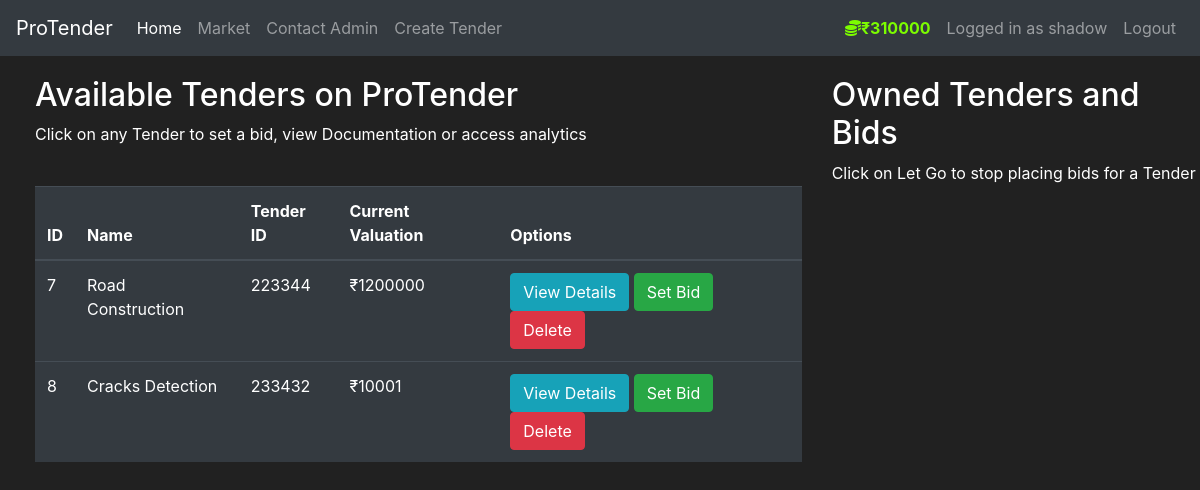
Page /market/ (signed in) on the earlier database version.
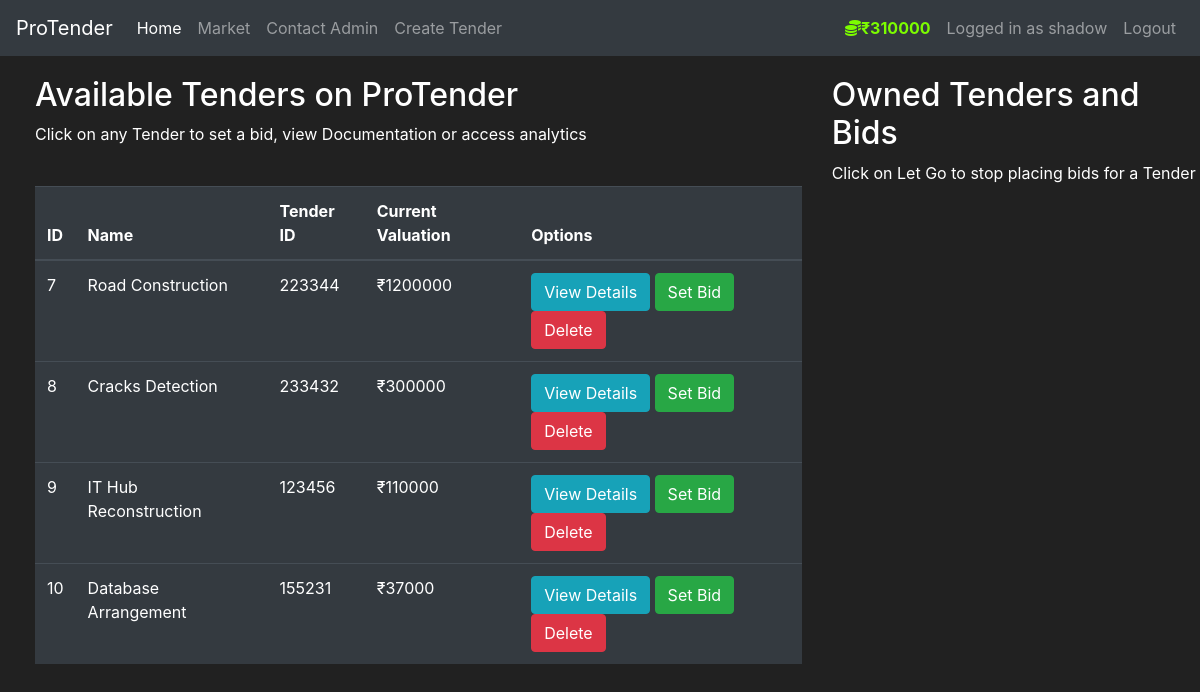
Same page on the later database version.
### tms/models.py (models this page shows, shortened)
class User(db.Model,UserMixin):
    id = db.Column(db.Integer(), primary_key=True)
    username = db.Column(db.String(length=30), nullable=False, unique=True)
    email_address = db.Column(db.String(length=50), nullable=False, unique=True)
    password_hash = db.Column(db.String(length=60), nullable=False)
    budget = db.Column(db.Integer(), nullable=False, default=1000000)
    owned_items = db.relationship('Item', backref='owned_user', lazy=True)
    bids = db.relationship('Bid', backref='bidder', lazy=True)
    @property
    def password(self):
        return self.password

class Item(db.Model):
    id=db.Column(db.Integer(),primary_key=True)
    name=db.Column(db.String(length=60),nullable=False,unique=True)
    price=db.Column(db.Integer(),nullable=False)
    tid=db.Column(db.String(length=12),nullable=False,unique=True)
    desc=db.Column(db.String(length=2000),nullable=False,unique=True)
    owner=db.Column(db.Integer(),db.ForeignKey('user.id'))
    bids = db.relationship('Bid', backref='tender', lazy=True)
    closing_date = db.Column(db.DateTime)

### tms/routes.py (the view, shortened to what this page needs)
@app.route('/market/', methods=['GET', 'POST'])
@login_required
def market_page():
    bid_form = SetBidForm()
    sell_form = SellTenderForm()
    if request.method=='GET':
        items = Item.query.all()
        owned_items=Item.query.filter_by(owner=current_user.id)
    return render_template('market.html', bid_form=bid_form, sell_form=sell_form, items=items)

### tms/models.py (called while the page is built)
@login_manager.user_loader
def load_user(user_id):
    return User.query.get(int(user_id))

### tms/templates/market.html (shortened to what this page needs)
{% extends 'base.html' %} {% block title %} Market Page {% endblock %} {%block
navlink%}
<li class="nav-item">
  <a
    class="nav-link"
    data-toggle="modal"
    style="cursor: pointer"
    data-target="#Modal-TenderCreate"
    >Create Tender</a
  >
</li>
{%endblock%} {% block content %}
<div class="row" style="margin-top: 20px; margin-left: 20px">
  <div class="col-8">
    <h2>Available Tenders on ProTender</h2>
    <p>
      Click on any Tender to set a bid, view Documentation or access analytics
    </p>
    <br />
    <table class="table table-hover table-dark">
      <thead>
        <tr>
          <th scope="col">ID</th>
          <th scope="col">Name</th>
          <th scope="col">Tender ID</th>
          <th scope="col">Current Valuation</th>
          <th scope="col">Options</th>
        </tr>
      </thead>
      <tbody>
        {% for item in items %} {% include 'components/items_modals.html' %}
        <tr>
          <td>{{ item.id }}</td>
          <td>{{ item.name }}</td>
          <td>{{ item.tid }}</td>
          <td>₹{{ item.price }}</td>
          <td>
            <button
              class="btn btn-outline btn-info"
              data-toggle="modal"
              data-target="#Modal-MoreInfo-{{item.id}}"
            >
              View Details
            </button>
            <button
              class="btn btn-outline btn-success"
              data-toggle="modal"
              data-target="#Modal-PurchaseConfirm-{{item.id}}"
            >
              Set Bid
            </button>
            <button
              class="btn btn-outline btn-danger"
              onclick="deleteTender('{{item.id}}')"
            >
              Delete
            </button>
          </td>
        </tr>
        {% endfor %}
      </tbody>
    </table>
  </div>
  <div class="col-4">
    <h2>Owned Tenders and Bids</h2>
    <p>Click on Let Go to stop placing bids for a Tender</p>
    <br />
  </div>
</div>
{% endblock %}

### tms/templates/base.html (shortened to what this page needs)
<!DOCTYPE html>
<html lang="en">
  <head>
    <link
      rel="stylesheet"
      href="https://cdn.jsdelivr.net/npm/bootstrap@4.5.3/dist/css/bootstrap.min.css"
    />
  </head>
  <body>
    <nav class="navbar navbar-expand-md navbar-dark bg-dark">
      <a class="navbar-brand" href="#">ProTender</a>
      <div class="collapse navbar-collapse" id="navbarNav">
        <ul class="navbar-nav mr-auto">
          <li class="nav-item active">
            <a class="nav-link" href="{{ url_for('home_page') }}"
              >Home <span class="sr-only">(current)</span></a
            >
          </li>
          <li class="nav-item">
            <a class="nav-link" href="{{ url_for('market_page') }}">Market</a>
          </li>
          <li class="nav-item">
            <a class="nav-link" href="{{ url_for('contact_page') }}">Contact Admin</a>
          </li>
          {%block navlink%}{%endblock%}
        </ul>
        {% if current_user.is_authenticated %}
        <ul class="navbar-nav">
          <li class="nav-item">
            <a class="nav-link" style="color: lawngreen; font-weight: bold">
              <i class="fas fa-coins"></i>₹{{ current_user.budget }}
            </a>
          </li>
          <li class="nav-item">
            <a class="nav-link">Logged in as {{ current_user.username }}</a>
          </li>
          <li class="nav-item">
            <a class="nav-link" href="{{ url_for('logout_page') }}">Logout</a>
          </li>
        </ul>
        {% endif %}
      </div>
    </nav>
    {% block content %} {% endblock %}
  </body>
</html>

### tms/templates/base.html (style rules this page uses)
body { background-color: #212121; color: white; }

Differences in the rows shown:
changed Item "Cracks Detection": price "10001" → "300000"
added Item: id "9", name "IT Hub Reconstruction", tid "123456", price "110000"
added Item: id "10", name "Database Arrangement", tid "155231", price "37000"
